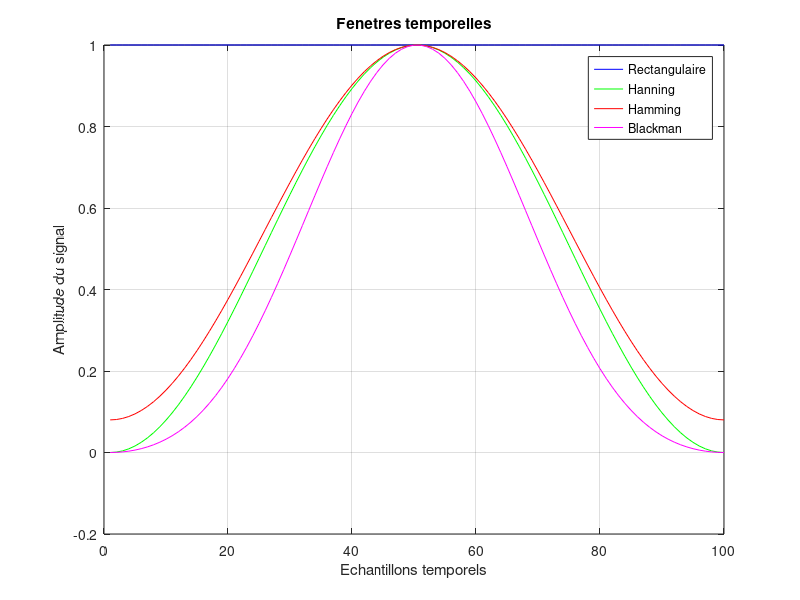
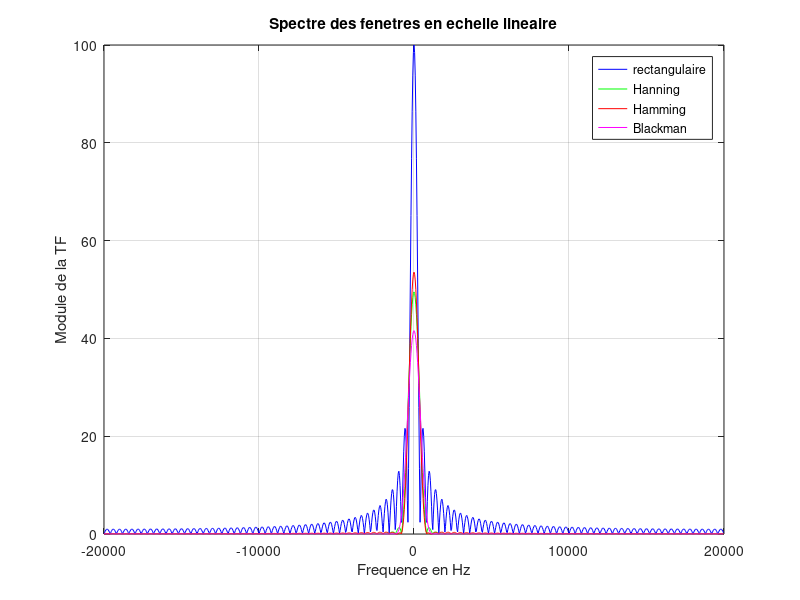
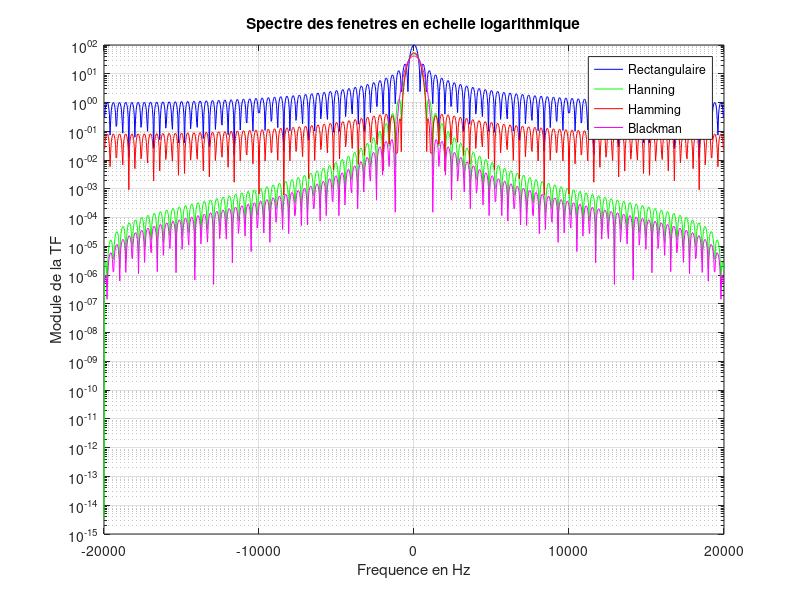

The MATLAB script that drew these images, in order:
clc;                % Effacement de la page de resultat Matlab
clear all;          % Elimination de l'espace memoire Matlab de toutes les variables precedemment calculees
close all;          % Fermeture de toutes les fenetres graphiques
fig=1;              % Indice de la figure courante
Fe=40000;           % Definition de la frequence d'echantillonnage
Te=1/Fe;            % Periode d'echanillonnage Te=1/Fe

%*************************************************************
% Allures temporelles et frequentielles des fenetres
%*************************************************************
N=100;                      % Nombre d'echantillons de la fenetre
Nfft = 1024;                % Nombre de points de calcul des differentes FFT
y=zeros(4,N);               % Matrice contenant les differentes fenetres dans le domaine temporel
y_f=zeros(4,Nfft);          % Matrice contenant les differentes fenetres dans le domaine frequentiel

%=============================================================
% Fen???tres dans le domaine temporel
y(1,:)= boxcar(N)';         % Fenetre rectangulaire
y(2,:)= hanning(N)';        % Fenetre de Hanning
y(3,:)= hamming(N)';        % Fenetre de Hamming
y(4,:)= blackman(N)';       % Fen???tre de Blackman
%=============================================================
% Fenetres dans le domaine frequentiel
for k=1:4
    y_f(k,:)= fftshift(abs(fft(y(k,:),Nfft)));
end
%=============================================================
% Trace des fenetres dans le domaine temporel
figure(fig)
plot(y(1,:),'b');
hold on
plot(y(2,:),'g');
plot(y(3,:),'r');
plot(y(4,:),'m');
grid
legend('Rectangulaire', 'Hanning', 'Hamming', 'Blackman'),
title('Fenetres temporelles')
xlabel('Echantillons temporels')
ylabel('Amplitude du signal');
fig=fig+1;
%=============================================================
% Tracer des fenetres dans le domaine frequentiel, echelle lineaire
freq=linspace(0,Fe,Nfft+1);
freq=freq(1:end-1);
freq=freq-Fe/2;
figure(fig)
plot(freq, y_f(1,:),'b');
hold on
plot(freq, y_f(2,:),'g');
plot(freq, y_f(3,:),'r');
plot(freq, y_f(4,:),'m');
grid
legend('Rectangulaire', 'Hanning', 'Hamming', 'Blackman'),
title('Spectre des fenetres en echelle lineaire')
xlabel('Frequence en Hz')
ylabel('Module de la TF');
fig=fig+1;
legend('rectangulaire', 'Hanning', 'Hamming', 'Blackman'),
%=============================================================
% Trace des fenetres dans le domaine frequentiel, echelle logarithmique
figure(fig)
semilogy(freq, y_f(1,:),'b');
hold on
semilogy(freq, y_f(2,:),'g');
semilogy(freq, y_f(3,:),'r');
semilogy(freq, y_f(4,:),'m');
grid
legend('Rectangulaire', 'Hanning', 'Hamming', 'Blackman'),
title('Spectre des fenetres en echelle logarithmique')
xlabel('Frequence en Hz')
ylabel('Module de la TF');
fig=fig+1;